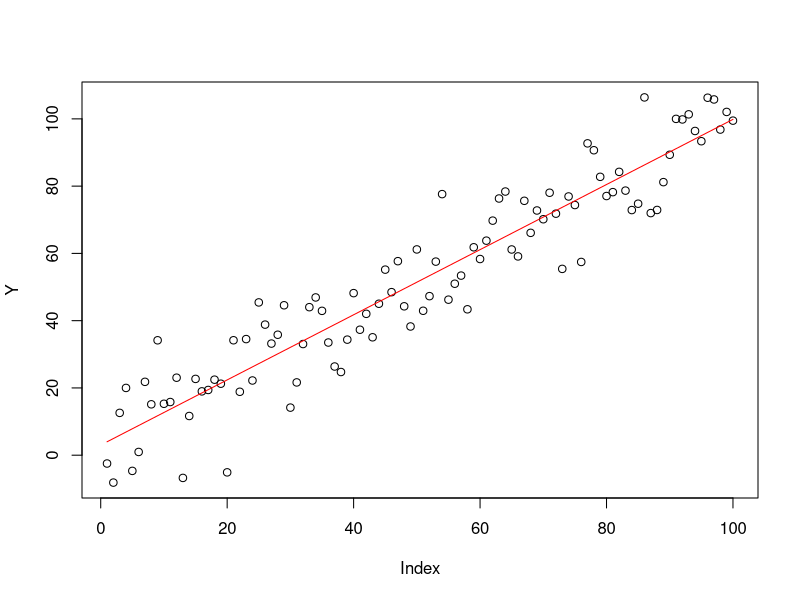

Reproduce this figure in R.
b0 = 0 
b1 = 1
X <- c(1:100)
Y <- X

for( i in X ) { 
  Y[i] <- b0 + b1*X[i] + rnorm( 1, 1, 10 )
}

m <- lm( Y ~ X )

mu <- predict(m)

plot( Y)
points( mu , type = 'l', col = 'red')


